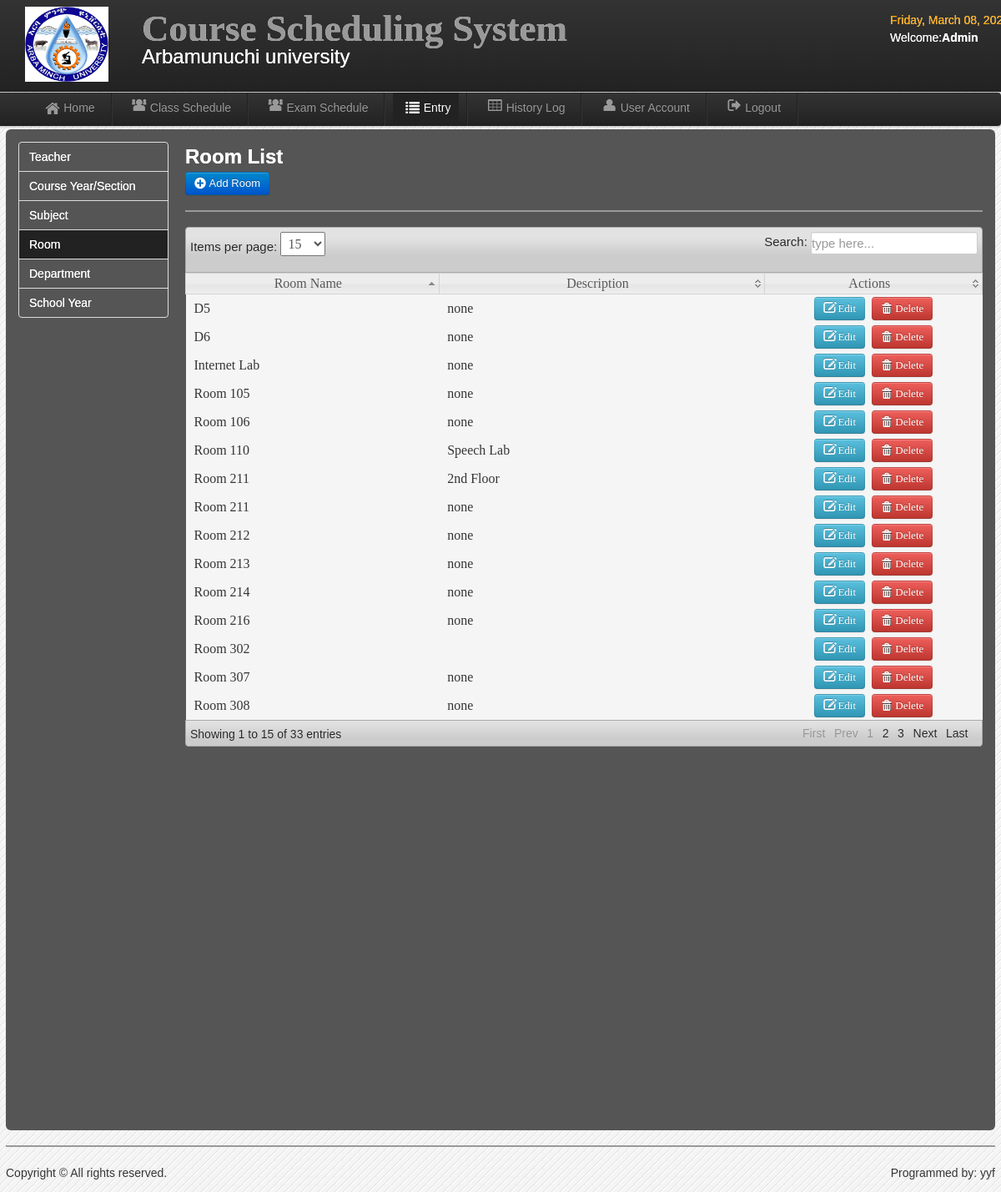
The app's page /admin/room.php (signed in) with its own data.
### tables this page shows
CREATE TABLE `users` (
  `User_id` int(11) NOT NULL,
  `UserName` varchar(20) NOT NULL,
  `Password` varchar(20) NOT NULL,
  `User_Type` varchar(20) NOT NULL,
  `FirstName` varchar(30) NOT NULL,
  `LastName` varchar(30) NOT NULL,
  `College` varchar(20) NOT NULL
);

CREATE TABLE `room` (
  `room_id` int(11) NOT NULL,
  `room_name` varchar(20) NOT NULL,
  `description` varchar(50) NOT NULL
);

### admin/session.php (called while the page is built, shortened)
<?php
        $id_session=$_SESSION['id'];
?>

### admin/room.php (the view, shortened to what this page needs)
<?php include('session.php'); include('header.php'); include('dbcon.php'); ?>
<body>
<?php include('nav-top1.php'); ?>
       <div class="navbar navbar-fixed-top1">
    <div class="navbar-inner">
    <div class="container">
	<div class="marg">
    <ul class="nav">
  <li>
    <a href="home.php"><i class="icon-home icon-large"></i>Home</a>
  </li>
   <li class="divider-vertical"></li>
  <li><a href="schedule.php"><i class="icon-group icon-large"></i>Class Schedule</a></li>
   <li class="divider-vertical"></li>
    <li><a href="exam_schedule.php"><i class="icon-group icon-large"></i>Exam Schedule</a></li>
   <li class="divider-vertical"></li>
  <li class="active"><a href="record.php"><i class="icon-list icon-large"></i>Entry</a></li>
   <li class="divider-vertical"></li>
  <li><a href="history_log.php"><i class="icon-table icon-large"></i>History Log</a></li>
     <li class="divider-vertical"></li>
  <li><a href="user_account.php"><i class="icon-user icon-large"></i>User Account</a></li>
  <li class="divider-vertical"></li>
  <li><a id="logout" data-toggle="modal" href="#myModal"><i class="icon-signout icon-large"></i>Logout</a></li>
   <li class="divider-vertical"></li>
</ul>
    </div>
    </div>
    </div>
    </div>
<div class="wrapper">
<div id="element" class="hero-body">
<div class="left-nav">
<ul class="nav nav-tabs nav-stacked">
  <li><a href="record.php"><font color="white">Teacher</font></a></li>
  <li><a href="course.php"><font color="white">Course Year/Section</font></a></li>
  <li><a href="subject.php"><font color="white">Subject</font></a></li>
  <li class="active"><a href="room.php"><font color="white">Room</font></a></li>
  <li><a href="department.php"><font color="white">Department</font></a></li>
  <li><a href="shool_year.php"><font color="white">School Year</font></a></li>
</ul>
</div>
<div class="right-nav-content">
<h2><font color="white">Room List</font></h2>
	<a class="btn btn-primary"  href="add_room.php">  <i class="icon-plus-sign icon-large"></i>&nbsp;Add Room</a>
	<hr>
	<table class="users-table">
<div class="demo_jui">
		<table cellpadding="0" cellspacing="0" border="0" class="display" id="log" class="jtable">
			<thead>
				<tr>
				<th>Room Name</th>
				<th>Description</th>
				<th>Actions</th>
				</tr>
			</thead>
			<tbody>
<?php $result=mysqli_query($conn,"select * from room")or die(mysqli_error());
while($row=mysqli_fetch_array($result)){ $id=$row['room_id'];
?>
<tr class="del<?php echo $id ?>">
	<td><?php echo $row['room_name']; ?></td>
	<td><?php echo $row['description']; ?></td>
	<td align="center" width="240">
	<a class="btn btn-info" href="edit_room.php<?php echo '?id='.$id; ?>"><i class="icon-edit icon-large"></i>&nbsp;Edit</a>&nbsp;
	<a class="btn btn-danger1"  data-toggle="modal" href="#<?php echo $id; ?>">  <i class="icon-trash icon-large"></i>&nbsp;Delete</a>
</td>
<?php } ?>
	</tr>
			</tbody>
		</table>
</div>
	</div>
<?php include('footer.php');?>
</div>
</body>

### admin/nav-top1.php
	<div class="navbar navbar-fixed-top">
	<div class="navbar-inner">
	<div class="container">
		<a class="branded">
		<img src="amu.jpg" width="100" height="90">
 	</a>
	<a class="brand">
	 <h1>Course Scheduling System</h1>
	 <div class="chmsc_nav"><font size="5" style="Bookman Old Style" color="white">Arbamunuchi university</font></div>
 	</a>
<div class="time_top">
<font color="orange">
  <?php
 $Today=date('y:m:d');
$new=date('l, F d, Y',strtotime($Today));
echo $new; ?>
</font>
<?php
$logout_query=mysqli_query($conn,"select * from users where User_id=$id_session");
$row=mysqli_fetch_array($logout_query);
$type=$row['User_Type'];
?>
<p><font color="white">Welcome:<b><?php echo $type;?></b>
<?php echo $row['College'] ?></p></font>
</div>
	</div>
	</div>
	</div>

### admin/css/style.css (style rules this page uses)
* { margin:0; padding:0; }
body { font-family:"Trebuchet MS", "Myriad Pro", Arial, sans-serif; font-size:14px; background:#f4f4f4 url(../img/bg.gif) repeat top left; color:#333; text-shadow:0px 0px 0px #fff;; }
h1 { font-size:45px; }
a { color:#777; }
p { padding:5px 0px; }
.wrapper { width:1186px; margin:10px auto; min-height:550px; }

### admin/css/datatable/demo_table_jui.css (style rules this page uses)
table.display thead th { cursor: pointer; padding: 3px 0 3px 10px; }
table.display { border-collapse: collapse; clear: both; margin: 0 auto; width: 100%; }
table.display td { padding: 3px 10px; }
tr.odd { background-color: #F5F5F5; }
tr.even { background-color: #F5F5F5; }
tr.odd td.sorting_1 { background-color: F5F5F5; }
tr.even td.sorting_1 { background-color: F5F5F5; }

### records on screen
users: User_Type "Admin"
room: room_name "Room 110", description "Speech Lab"
room: room_name "Room 211", description "2nd Floor"
room: room_name "Internet Lab", description "none"
room: room_name "Room 307", description "none"
room: room_name "Room 308", description "none"
room: room_name "Room 214", description "none"
room: room_name "Room 106", description "none"
room: room_name "Room 216", description "none"
room: room_name "D5", description "none"
room: room_name "Room 213", description "none"
room: room_name "Room 105", description "none"
room: room_name "Room 212", description "none"
room: room_name "Room 211", description "none"
room: room_name "D6", description "none"
room: room_name "Room 302"
